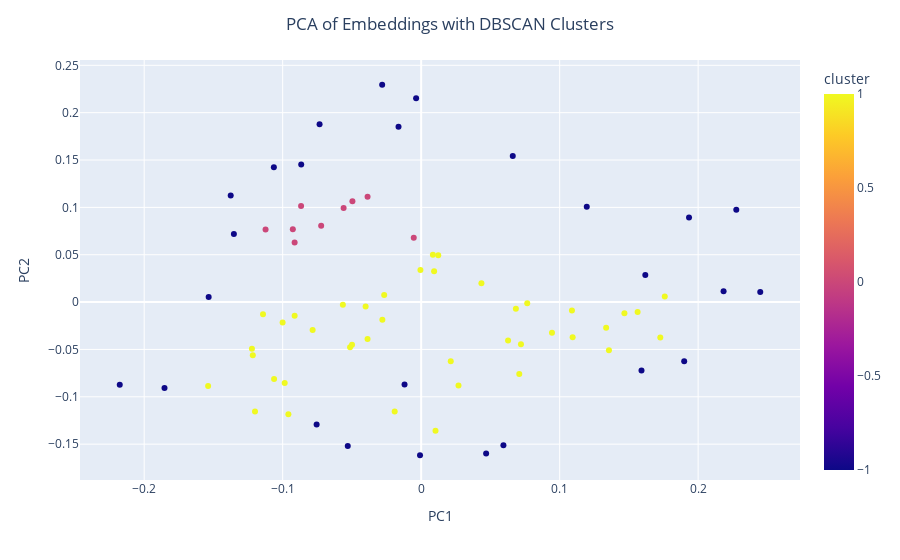
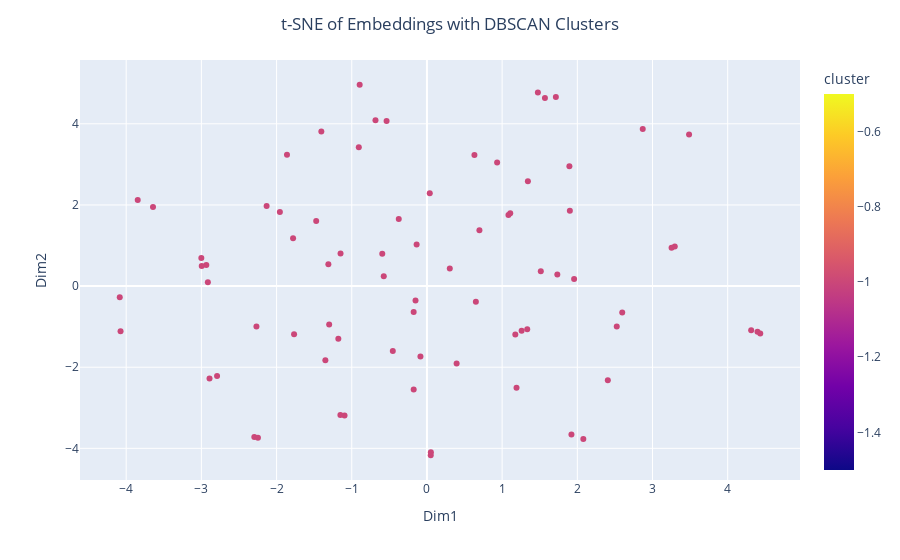

The notebook cell these images were saved under, in order:
### Code cell
import numpy as np
from sklearn.manifold import TSNE
from sklearn.decomposition import PCA
from sklearn.cluster import DBSCAN
import hdbscan
import matplotlib.pyplot as plt
import pandas as pd
import plotly.express as px


embeddings = np.array([np.array(m['vector']) for m in metadatas])

# Perform dimensionality reduction using PCA
pca = PCA(n_components=2)
pca_result = pca.fit_transform(embeddings)

# Perform dimensionality reduction using t-SNE
tsne = TSNE(n_components=2, verbose=1, perplexity=40, n_iter=300)
tsne_result = tsne.fit_transform(embeddings)

# Perform HDBSCAN clustering on the PCA reduced data
hdbscan_pca = hdbscan.HDBSCAN(min_cluster_size=5, gen_min_span_tree=True)
pca_clusters = hdbscan_pca.fit_predict(pca_result)

# Perform HDBSCAN clustering on the t-SNE reduced data
hdbscan_tsne = hdbscan.HDBSCAN(min_cluster_size=5, gen_min_span_tree=True)
tsne_clusters = hdbscan_tsne.fit_predict(tsne_result)

# Convert clusters and results to a format suitable for Plotly
df_pca = pd.DataFrame(pca_result, columns=['PC1', 'PC2'])
df_pca['cluster'] = pca_clusters
df_pca['label'] = [f'Tags: {m["tags"][:200]}' for m in metadatas]  # Customize with desired metadata

df_tsne = pd.DataFrame(tsne_result, columns=['Dim1', 'Dim2'])
df_tsne['cluster'] = tsne_clusters
df_tsne['label'] = [f'Tags: {m["tags"][:200]}' for m in metadatas]   # Customize with desired metadata

# PCA Plot with Plotly
fig_pca = px.scatter(df_pca, x='PC1', y='PC2', color='cluster', hover_data=['label'])
fig_pca.update_layout(title='PCA of Embeddings with DBSCAN Clusters', title_x=0.5)
fig_pca.show()

# t-SNE Plot with Plotly
fig_tsne = px.scatter(df_tsne, x='Dim1', y='Dim2', color='cluster', hover_data=['label'])
fig_tsne.update_layout(title='t-SNE of Embeddings with DBSCAN Clusters', title_x=0.5)
fig_tsne.show()

### Figure 1 — Plotly figure (JSON) as saved in the notebook; plotly's stock layout.template omitted (floating-point values rounded to 4 significant figures)
{"data": [{"customdata": [["Tags: Tesla Model S Plaid, acceleration, 0 to 60 mph, 1.99 seconds, fastest accelerating production cars, tri-motor setup, 1,020 horsepower, quarter mile, 9.23 seconds, electric vehicle, performance car, lu"], ["Tags: Tesla Model S, long-range, EPA-estimated driving range, 405 miles, full charge, efficient battery technology, aerodynamic design, long-distance travel, electric vehicle, EV, Tesla battery, zero emissi"], ["Tags: Tesla Model S, 17-inch touchscreen, car dashboard revolution, software updates, navigation, climate control, new features, existing features enhancement, physical modifications, vehicle technology\n\nel"], ["Tags: Tesla Model S, aerodynamics, drag coefficient, 0.208, production cars, air resistance, range, speed, efficiency, electric vehicle\n\nelectric car efficiency, low drag coefficient, automotive aerodynamic"], ["Tags: Tesla Model S, over-the-air software updates, remote improvement, car performance enhancement, new features introduction, bug fixes, vehicle evolution, software update capability"], ["Tags: Tesla Model S, electric vehicle, 400-mile range, EPA range, 405 miles, single charge, battery technology, energy efficiency, electric vehicles, Tesla's leading position\n\nadditional tags: long-range el"], ["Tags: Tesla Model S, battery pack, vehicle floor, low center of gravity, handling, safety, rollover risk reduction, conventional vehicles, electric vehicle design, automotive innovation\n\nelectric car safety"], ["Tags: Tesla Model S, Motor Trend, Car of the Year, 2013, electric vehicle, performance, innovative technology, automotive industry\n\nelectric car, EV award, vehicle innovation, sustainable transportation, el"], ["Tags: Tesla Model S, electric vehicle, charging cost, home charging, cost-effective alternative, gasoline savings, $15 full charge, substantial savings, electric car recharging, EV home electricity cost, EV"], ["Tags: Tesla Model S, storage capacity, 28 cubic feet cargo space, rear seats folded, front trunk, electric vehicle, sedan, luggage storage, spacious interior, no traditional engine\n\nelectric sedan, EV cargo"], ["Tags: Tesla Model S, electric vehicle safety, 5-star safety rating, National Highway Traffic Safety Administration, NHTSA, crash tests, safest cars, electric drivetrain, vehicle safety standards, car safety"], ["Tags: Tesla Model S, electric vehicle industry, 2012, 300 miles per charge, innovation, sustainability, electric car, vehicle range, Tesla's commitment\n\nelectric vehicle, EV range, zero-emission transportat"], ["Tags: Model S, regenerative braking system, energy recovery, braking, deceleration, electricity, recharge, battery, vehicle range, brake pad wear, electric vehicle, EV technology, sustainable transportation"], ["Tags: Tesla Model S, comprehensive warranty, 8-year warranty, unlimited mile battery warranty, drive unit warranty, 4-year warranty, 50,000-mile limited warranty, vehicle reliability, electric vehicles, Tes"], ["Tags: Model S, autopilot system, semi-autonomous driving, cameras, ultrasonic sensors, radar, steering control, acceleration control, braking control, driver safety, convenience, Tesla, autonomous vehicles,"], ["Tags: Tesla, Model S, vegan interior, synthetic materials, sustainability, environmentally conscious, carbon footprint, animal product consumption, electric vehicle, eco-friendly transportation, cruelty-fre"], ["Tags: Model S, glass roof, panoramic view, driving experience, UV protection, infrared protection, cabin comfort, weather conditions, airy feel\n\nsunroof, Tesla, luxury car features, automotive design, vehic"], ["Tags: Tesla, Supercharger Network, Model S, Electric Vehicle Charging, 200 Miles Range, 15 Minutes Charging, Quick Charge, Long Trips Convenience, EV Infrastructure, Charging Stations, Fast Charging, Tesla "], ["Tags: Tesla Model S, Plaid, electric cars, performance version, top speed, 200 mph, fastest accelerating, engineering prowess, electric vehicle performance, Tesla engineering, high-speed electric vehicle, E"], ["Tags: electric powertrain, Model S, efficient, less maintenance, internal combustion engines, fewer moving parts, lower service costs, vehicle life, electric vehicles, EV maintenance, Tesla Model S, EV powe"], ["Tags: Tesla Model S, premium audio system, 11 speakers, neodymium magnets, immersive listening experience, high-fidelity, interior acoustics, music enjoyment, media enhancement, audio tuning, car audio syst"], ["Tags: Model S, adaptive lighting technology, headlights, driving conditions, visibility, night, poor weather, vehicle safety\n\nadaptive headlights, smart lighting system, automotive lighting, headlamp techno"], ["Tags: Tesla Model S, electric vehicles, adoption, traditional automakers, electric technology, sustainable future, industry shift, EV adoption acceleration, automotive industry transformation, electric vehi"], ["Tags: vehicle exterior door handles, retractable door handles, key fob detection, aerodynamics, Tesla, flush with body, form and function, car design, automotive innovation, smart handles, electric vehicles"], ["Tags: Tesla Model S, HEPA air filtration system, 99.97% particulate matter filtering, allergens, cleaner air, bioweapons protection, Tesla\n\nair purification, vehicle air quality, advanced filtration technol"], ["Tags: Tesla Model S, dashboard updates, interior trim, central touchscreen, horizontal touchscreen, continuous improvement, consumer feedback, vehicle interior design, electric vehicles, automotive technolo"], ["Tags: Tesla Model S, towing capacity, 2,000 pounds, electric sedan, vehicle versatility, practicality, appropriate accessories\n\nelectric vehicle towing, EV towing capabilities, Model S features, Tesla towin"], ["Tags: Tesla Model S, Dog Mode, pet safety, car feature, cabin temperature, central screen message, passersby awareness, vehicle technology, pet-friendly car, animal welfare, climate control, in-car pet care"], ["Tags: Tesla, Model S, Ludicrous Mode, performance, acceleration, electric motors, torque, exhilarating performance, instant torque\n\nelectric vehicle performance, Tesla acceleration, Model S features, high-p"], ["Tags: Model S, aftermarket customization, body kits, performance upgrades, car popularity, owner community, personalization, vehicle customization, Tesla Model S enhancements, electric vehicle modifications"], ["Tags: Tesla Model S, electric vehicle safety, 5-star safety rating, NHTSA, electric architecture, low center of gravity, vehicle safety standards, crash test ratings, EV safety, Tesla safety features, elect"], ["Tags: Tesla, Autopilot, Model S, advanced driver-assistance systems, lane keeping, traffic-aware cruise control, self-parking, software updates, full self-driving capabilities, ADAS, autonomous vehicles, ve"], ["Tags: Tesla Model S, exterior, door handles, flush with body, automatic extension, driver approach, touch activation, aerodynamic drag, sleek design, vehicle design, retractable door handles, electric car f"], ["Tags: Model S, LED headlights, energy efficiency, longer life, halogen lights, HID lights, illumination, vehicle battery, power consumption, automotive lighting\n\nelectric vehicles, efficient lighting, headl"], ["Tags: Tesla Model S, glass roof, panoramic view, aesthetic appeal, cabin space, openness, vehicle interior, electric car, luxury sedan, automotive design\n\nsunroof, overhead view, transparent roof, spacious "], ["Tags: Model S, high-fidelity sound system, 11 speakers, neodymium magnets, acoustic architecture, immersive listening experience, crystal-clear highs, deep resonant lows, audio quality, car audio system, Te"], ["Tags: Tesla Model S, interior design, minimalistic, dashboard, vehicle controls, touchscreen, spacious cabin, futuristic environment, electric vehicle, automotive design, car interior, user interface, minim"], ["Tags: Tesla, Model S, HVAC system, HEPA filtration, cabin air quality, pollen, bacteria, viruses, pollution, air purification, clean air technology, automotive innovation, vehicle interior, air filtering\n\na"], ["Tags: Tesla Model S, battery architecture, scalability, upgradeability, battery options, larger capacities, longer range, improved performance, continuous improvement, Tesla updates"], ["Tags: Tesla Model S, Supercharger network, rapid charging, 200 miles, 15 minutes, high-speed chargers, long-distance travel, charging times"], ["Tags: Tesla Model S, electric vehicle, dual motor setup, all-wheel drive, AWD, traction, handling, acceleration, efficiency, single motor setups, electric car performance, EV technology, vehicle dynamics, e"], ["Tags: regenerative braking system, kinetic energy, battery power, driving range, energy conservation, brake pad wear, maintenance costs, vehicle technology, electric vehicles, brake system efficiency\n\nelect"], ["Tags: Tesla Model S, electric vehicles, automotive industry, EV development, competitive electric models, market influence, traditional automakers, shift towards EVs, industry shift, electric vehicle market"], ["Tags: Model S, user interface, customizable, drivers, personalization, regenerative braking, steering feel, acceleration modes, driving experience, Tesla, electric vehicle, car settings, UI customization, v"], ["Tags: Tesla, Full Self-Driving, FSD package, Model S, Navigate on Autopilot, Auto Lane Change, Autopark, autonomous driving, semi-autonomous features, advanced driver-assistance systems, ADAS, self-driving "], ["Tags: Model S, smartphone app, remote monitoring, vehicle control, climate control, charging, location tracking, user experience, convenience, electric vehicle, Tesla app, smart car technology, remote acces"], ["Tags: Tesla Model S, performance, luxury features, environmental impact, carbon emissions reduction, internal combustion engine vehicles, high performance, lower carbon footprint, electric vehicle, zero emi"], ["Tags: Model S, rear seats, foldable seats, flat loading area, cargo space, versatility, practicality, daily commuting, hauling larger items, Tesla\n\nelectric vehicle, EV cargo management, flexible seating, s"], ["Tags: Model S, advanced suspension system, real-time adjustment, driving conditions, adaptive air suspension, comfortable ride, aerodynamics, energy efficiency, car's height adjustment, vehicle technology\n\n"], ["Tags: Tesla, Model S, aesthetic refinements, interior finishes, exterior styling, design evolution, technological innovation, vehicle updates, modern design, car refresh, electric vehicle, EV design, luxury"], ["Tags: Tesla Model S, digital instrument cluster, steering wheel, driving information, customizable widgets, driving experience, data accessibility, vehicle technology, electric cars, automotive innovation, "], ["Tags: Ludicrous mode, Model S, Tesla, electric vehicle performance, acceleration, supercars, drag races, engineering prowess, electric vehicle, EV technology, high-performance EVs, Tesla Model S features, e"], ["Tags: Tesla Model S, taillight strip, futuristic aesthetic, recognizable design, vehicle design, electric car, automotive design, rear light, car identification, luxury sedan, electric vehicle, EV design, T"], ["Tags: Tesla Model S, vegan interior, sustainability, luxury experience, animal product-free, environmental considerations, ethical considerations, Tesla's commitment\n\nelectric vehicles, eco-friendly materia"], ["Tags: Tesla, Enhanced Autopilot, 2016, autonomous driving, Model S, automatic lane changes, highway navigation, complex driving scenarios, self-driving technology, vehicle automation, autopilot features, Te"], ["Tags: Tesla Model S, pedestrian warning system, external speakers, noise production, low speeds, pedestrian safety, electric vehicles, quiet nature, vehicle presence alert\n\nEV pedestrian alert, acoustic veh"], ["Tags: Tesla, Sentry Mode, Model S, security system, external cameras, vehicle security, monitor surroundings, potential threats, parked, peace of mind\n\nTesla security features, car surveillance, automotive "], ["Tags: Tesla Model S, Destination Charging network, charging stations, hotels, restaurants, shopping centers, EV adoption, electric vehicles, Tesla infrastructure, long-distance travel, Tesla charging, EV ch"], ["Tags: Tesla Model S, Bioweapon Defense Mode, HEPA filter, positive pressure, cabin protection, external air pollution, biohazards, car features, air filtration system, vehicle safety\n\nHEPA air filtration, T"], ["Tags: Model S, electric all-wheel-drive system, traction control, weather conditions, Tesla, power adjustment, optimal grip, AWD systems, instantaneously, axle"], ["Tags: Model S, frunk, front trunk, storage space, electric powertrain, electric vehicle, Tesla, automotive design, vehicle storage, electric car features, EV innovation, battery placement, vehicle engineeri"], ["Tags: Tesla, Model S, range anxiety, on-board trip planner, Supercharger stops, charging interruptions, electric vehicle, EV navigation, battery management, long-distance travel, Tesla Supercharger network,"], ["Tags: Tesla Model S, professional settings, police patrol cars, taxi fleets, versatility, reliability, low operating costs, conventional vehicles, electric vehicle, EV usage in professional services, sustai"], ["Tags: aluminum body, Model S, lightweight structure, efficiency, performance, vehicle safety, impact energy absorption, aluminum vs steel\n\nalloy construction, automotive design, crashworthiness, energy diss"], ["Tags: Model S, underbody, flat design, aerodynamic efficiency, air resistance, electric vehicle design, range increase, Tesla, EV aerodynamics, drag reduction, vehicle efficiency, electric car range, automo"], ["Tags: Tesla, Model S, Track Mode, performance optimization, circuit driving, power distribution, regenerative braking, cooling systems, track performance, vehicle settings\n\nelectric vehicle performance, Tes"], ["Tags: carbon fiber spoiler, Model S, sporty aesthetic, high speed stability, downforce, Tesla, form and function, automotive design, vehicle aerodynamics, performance enhancement, luxury electric car, autom"], ["Tags: Model S, panoramic sunroof, UV protection, infrared protection, heat reduction, sun exposure, cabin atmosphere, airy feeling, Tesla, car features, vehicle interior, sunroof benefits, luxury car option"], ["Tags: Tesla, Model S, keyless entry, smartphone app, card key, vehicle access, convenience, security, technology\n\nsmart key, Tesla Model S features, car security systems, mobile access, contactless entry, v"], ["Tags: adaptive lighting system, Model S, headlights, driving speed, steering angle, nighttime driving, visibility, curves, automatic adjustment\n\nheadlight control, vehicle lighting, smart headlights, Tesla "], ["Tags: Tesla Model S, adjustable ambient interior lighting, driving experience, cabin mood, night appearance, vehicle customization, electric cars, luxury vehicles, automotive interior features, mood lightin"], ["Tags: Tesla Model S, wireless charging pad, smartphone charging, device charging, travel convenience, modern conveniences"], ["Tags: Tesla Model S, premium connectivity package, streaming music, media, internet browsing, live traffic visualization, entertainment, passenger information, in-car technology, electric vehicles, EV infot"], ["Tags: Model S, energy-saving features, standby mode, battery drain, not in use, extended parking, airport travel, electric vehicle, Tesla, power management, vehicle efficiency, long-term parking, EV battery"], ["Tags: Model S, energy consumption metrics, real-time, dashboard, efficient driving, driving habits, maximize range, battery life, electric vehicle, Tesla, energy efficiency, sustainable driving, EV dashboar"], ["Tags: Model S, optional tow hitch, versatility, towing trailers, mounting bike racks, Tesla, electric vehicle, EV accessories, car utility, vehicle towing capacity, trailer hitch, bike carrier, automotive f"]], "hovertemplate": "PC1=%{x}<br>PC2=%{y}<br>label=%{customdata[0]}<br>cluster=%{marker.color}<extra></extra>", "legendgroup": "", "marker": {"color": [-1, 1, 0, -1, 0, -1, -1, 1, -1, -1, 1, -1, 1, 1, -1, -1, -1, -1, -1, 1, 1, -1, 1, 1, 1, 1, 1, 0, 1, 1, 1, -1, 1, 1, 1, 1, 1, 1, 1, -1, 1, 1, 1, 0, -1, -1, 1, 1, 1, 1, 0, 1, 1, 1, -1, 0, -1, -1, 1, 1, 1, -1, 1, -1, -1, 1, 1, -1, 0, -1, -1, 1, 0, 1, 0, 1], "coloraxis": "coloraxis", "symbol": "circle"}, "mode": "markers", "name": "", "orientation": "v", "showlegend": false, "type": "scatter", "x": [0.1591, 0.1759, -0.09268, 0.05939, -0.04965, 0.2448, -0.01201, 0.1356, 0.1618, 0.04691, 0.1094, 0.2184, 0.0435, 0.1563, -0.07337, -0.07548, -0.1853, 0.2275, 0.1899, 0.07084, -0.05654, -0.1352, 0.1468, -0.1216, -0.05133, -0.1142, 0.1727, -0.1124, 0.1336, -0.02803, 0.07206, -0.02817, -0.09855, -0.04011, -0.1538, -0.1001, -0.1062, -0.1222, 0.06276, 0.1934, 0.07658, -0.0005372, 0.1089, -0.09138, -0.01635, -0.08662, 0.02696, -0.01913, -0.09136, -0.04994, -0.08671, 0.09445, -0.03872, -0.12, -0.003662, -0.07222, -0.1064, 0.1196, -0.07838, -0.0267, 0.01035, 0.06614, 0.06839, -0.053, -0.0008321, 0.009334, -0.09588, -0.2177, -0.05601, -0.1375, -0.1534, 0.01234, -0.0387, 0.008452, -0.005357, 0.02136], "xaxis": "x", "y": [-0.07215, 0.005964, 0.07686, -0.1511, 0.1065, 0.01071, -0.0871, -0.05076, 0.0287, -0.1598, -0.0372, 0.01133, 0.02003, -0.01042, 0.1878, -0.1292, -0.09057, 0.09747, -0.06258, -0.07579, -0.002876, 0.07197, -0.01165, -0.05615, -0.04761, -0.01273, -0.03751, 0.07677, -0.02703, -0.01875, -0.0445, 0.2295, -0.08535, -0.004546, -0.0885, -0.02167, -0.08106, -0.0493, -0.04065, 0.08938, -0.001292, 0.03389, -0.008759, 0.06284, 0.1852, 0.1451, -0.08817, -0.1154, -0.01436, -0.0449, 0.1015, -0.03232, -0.03893, -0.1154, 0.2152, 0.08048, 0.1423, 0.1005, -0.02948, 0.007416, -0.1357, 0.1543, -0.007034, -0.152, -0.1617, 0.03262, -0.1184, -0.08732, 0.09943, 0.1124, 0.005393, 0.04943, 0.1112, 0.05011, 0.06788, -0.06249], "yaxis": "y"}], "layout": {"coloraxis": {"colorbar": {"title": {"text": "cluster"}}, "colorscale": [[0, "#0d0887"], [0.1111, "#46039f"], [0.2222, "#7201a8"], [0.3333, "#9c179e"], [0.4444, "#bd3786"], [0.5556, "#d8576b"], [0.6667, "#ed7953"], [0.7778, "#fb9f3a"], [0.8889, "#fdca26"], [1, "#f0f921"]]}, "legend": {"tracegroupgap": 0}, "margin": {"t": 60}, "title": {"text": "PCA of Embeddings with DBSCAN Clusters", "x": 0.5}, "xaxis": {"anchor": "y", "domain": [0, 1], "title": {"text": "PC1"}}, "yaxis": {"anchor": "x", "domain": [0, 1], "title": {"text": "PC2"}}}}

### Figure 2 — Plotly figure (JSON) as saved in the notebook; plotly's stock layout.template omitted (floating-point values rounded to 4 significant figures)
{"data": [{"customdata": [["Tags: Tesla Model S Plaid, acceleration, 0 to 60 mph, 1.99 seconds, fastest accelerating production cars, tri-motor setup, 1,020 horsepower, quarter mile, 9.23 seconds, electric vehicle, performance car, lu"], ["Tags: Tesla Model S, long-range, EPA-estimated driving range, 405 miles, full charge, efficient battery technology, aerodynamic design, long-distance travel, electric vehicle, EV, Tesla battery, zero emissi"], ["Tags: Tesla Model S, 17-inch touchscreen, car dashboard revolution, software updates, navigation, climate control, new features, existing features enhancement, physical modifications, vehicle technology\n\nel"], ["Tags: Tesla Model S, aerodynamics, drag coefficient, 0.208, production cars, air resistance, range, speed, efficiency, electric vehicle\n\nelectric car efficiency, low drag coefficient, automotive aerodynamic"], ["Tags: Tesla Model S, over-the-air software updates, remote improvement, car performance enhancement, new features introduction, bug fixes, vehicle evolution, software update capability"], ["Tags: Tesla Model S, electric vehicle, 400-mile range, EPA range, 405 miles, single charge, battery technology, energy efficiency, electric vehicles, Tesla's leading position\n\nadditional tags: long-range el"], ["Tags: Tesla Model S, battery pack, vehicle floor, low center of gravity, handling, safety, rollover risk reduction, conventional vehicles, electric vehicle design, automotive innovation\n\nelectric car safety"], ["Tags: Tesla Model S, Motor Trend, Car of the Year, 2013, electric vehicle, performance, innovative technology, automotive industry\n\nelectric car, EV award, vehicle innovation, sustainable transportation, el"], ["Tags: Tesla Model S, electric vehicle, charging cost, home charging, cost-effective alternative, gasoline savings, $15 full charge, substantial savings, electric car recharging, EV home electricity cost, EV"], ["Tags: Tesla Model S, storage capacity, 28 cubic feet cargo space, rear seats folded, front trunk, electric vehicle, sedan, luggage storage, spacious interior, no traditional engine\n\nelectric sedan, EV cargo"], ["Tags: Tesla Model S, electric vehicle safety, 5-star safety rating, National Highway Traffic Safety Administration, NHTSA, crash tests, safest cars, electric drivetrain, vehicle safety standards, car safety"], ["Tags: Tesla Model S, electric vehicle industry, 2012, 300 miles per charge, innovation, sustainability, electric car, vehicle range, Tesla's commitment\n\nelectric vehicle, EV range, zero-emission transportat"], ["Tags: Model S, regenerative braking system, energy recovery, braking, deceleration, electricity, recharge, battery, vehicle range, brake pad wear, electric vehicle, EV technology, sustainable transportation"], ["Tags: Tesla Model S, comprehensive warranty, 8-year warranty, unlimited mile battery warranty, drive unit warranty, 4-year warranty, 50,000-mile limited warranty, vehicle reliability, electric vehicles, Tes"], ["Tags: Model S, autopilot system, semi-autonomous driving, cameras, ultrasonic sensors, radar, steering control, acceleration control, braking control, driver safety, convenience, Tesla, autonomous vehicles,"], ["Tags: Tesla, Model S, vegan interior, synthetic materials, sustainability, environmentally conscious, carbon footprint, animal product consumption, electric vehicle, eco-friendly transportation, cruelty-fre"], ["Tags: Model S, glass roof, panoramic view, driving experience, UV protection, infrared protection, cabin comfort, weather conditions, airy feel\n\nsunroof, Tesla, luxury car features, automotive design, vehic"], ["Tags: Tesla, Supercharger Network, Model S, Electric Vehicle Charging, 200 Miles Range, 15 Minutes Charging, Quick Charge, Long Trips Convenience, EV Infrastructure, Charging Stations, Fast Charging, Tesla "], ["Tags: Tesla Model S, Plaid, electric cars, performance version, top speed, 200 mph, fastest accelerating, engineering prowess, electric vehicle performance, Tesla engineering, high-speed electric vehicle, E"], ["Tags: electric powertrain, Model S, efficient, less maintenance, internal combustion engines, fewer moving parts, lower service costs, vehicle life, electric vehicles, EV maintenance, Tesla Model S, EV powe"], ["Tags: Tesla Model S, premium audio system, 11 speakers, neodymium magnets, immersive listening experience, high-fidelity, interior acoustics, music enjoyment, media enhancement, audio tuning, car audio syst"], ["Tags: Model S, adaptive lighting technology, headlights, driving conditions, visibility, night, poor weather, vehicle safety\n\nadaptive headlights, smart lighting system, automotive lighting, headlamp techno"], ["Tags: Tesla Model S, electric vehicles, adoption, traditional automakers, electric technology, sustainable future, industry shift, EV adoption acceleration, automotive industry transformation, electric vehi"], ["Tags: vehicle exterior door handles, retractable door handles, key fob detection, aerodynamics, Tesla, flush with body, form and function, car design, automotive innovation, smart handles, electric vehicles"], ["Tags: Tesla Model S, HEPA air filtration system, 99.97% particulate matter filtering, allergens, cleaner air, bioweapons protection, Tesla\n\nair purification, vehicle air quality, advanced filtration technol"], ["Tags: Tesla Model S, dashboard updates, interior trim, central touchscreen, horizontal touchscreen, continuous improvement, consumer feedback, vehicle interior design, electric vehicles, automotive technolo"], ["Tags: Tesla Model S, towing capacity, 2,000 pounds, electric sedan, vehicle versatility, practicality, appropriate accessories\n\nelectric vehicle towing, EV towing capabilities, Model S features, Tesla towin"], ["Tags: Tesla Model S, Dog Mode, pet safety, car feature, cabin temperature, central screen message, passersby awareness, vehicle technology, pet-friendly car, animal welfare, climate control, in-car pet care"], ["Tags: Tesla, Model S, Ludicrous Mode, performance, acceleration, electric motors, torque, exhilarating performance, instant torque\n\nelectric vehicle performance, Tesla acceleration, Model S features, high-p"], ["Tags: Model S, aftermarket customization, body kits, performance upgrades, car popularity, owner community, personalization, vehicle customization, Tesla Model S enhancements, electric vehicle modifications"], ["Tags: Tesla Model S, electric vehicle safety, 5-star safety rating, NHTSA, electric architecture, low center of gravity, vehicle safety standards, crash test ratings, EV safety, Tesla safety features, elect"], ["Tags: Tesla, Autopilot, Model S, advanced driver-assistance systems, lane keeping, traffic-aware cruise control, self-parking, software updates, full self-driving capabilities, ADAS, autonomous vehicles, ve"], ["Tags: Tesla Model S, exterior, door handles, flush with body, automatic extension, driver approach, touch activation, aerodynamic drag, sleek design, vehicle design, retractable door handles, electric car f"], ["Tags: Model S, LED headlights, energy efficiency, longer life, halogen lights, HID lights, illumination, vehicle battery, power consumption, automotive lighting\n\nelectric vehicles, efficient lighting, headl"], ["Tags: Tesla Model S, glass roof, panoramic view, aesthetic appeal, cabin space, openness, vehicle interior, electric car, luxury sedan, automotive design\n\nsunroof, overhead view, transparent roof, spacious "], ["Tags: Model S, high-fidelity sound system, 11 speakers, neodymium magnets, acoustic architecture, immersive listening experience, crystal-clear highs, deep resonant lows, audio quality, car audio system, Te"], ["Tags: Tesla Model S, interior design, minimalistic, dashboard, vehicle controls, touchscreen, spacious cabin, futuristic environment, electric vehicle, automotive design, car interior, user interface, minim"], ["Tags: Tesla, Model S, HVAC system, HEPA filtration, cabin air quality, pollen, bacteria, viruses, pollution, air purification, clean air technology, automotive innovation, vehicle interior, air filtering\n\na"], ["Tags: Tesla Model S, battery architecture, scalability, upgradeability, battery options, larger capacities, longer range, improved performance, continuous improvement, Tesla updates"], ["Tags: Tesla Model S, Supercharger network, rapid charging, 200 miles, 15 minutes, high-speed chargers, long-distance travel, charging times"], ["Tags: Tesla Model S, electric vehicle, dual motor setup, all-wheel drive, AWD, traction, handling, acceleration, efficiency, single motor setups, electric car performance, EV technology, vehicle dynamics, e"], ["Tags: regenerative braking system, kinetic energy, battery power, driving range, energy conservation, brake pad wear, maintenance costs, vehicle technology, electric vehicles, brake system efficiency\n\nelect"], ["Tags: Tesla Model S, electric vehicles, automotive industry, EV development, competitive electric models, market influence, traditional automakers, shift towards EVs, industry shift, electric vehicle market"], ["Tags: Model S, user interface, customizable, drivers, personalization, regenerative braking, steering feel, acceleration modes, driving experience, Tesla, electric vehicle, car settings, UI customization, v"], ["Tags: Tesla, Full Self-Driving, FSD package, Model S, Navigate on Autopilot, Auto Lane Change, Autopark, autonomous driving, semi-autonomous features, advanced driver-assistance systems, ADAS, self-driving "], ["Tags: Model S, smartphone app, remote monitoring, vehicle control, climate control, charging, location tracking, user experience, convenience, electric vehicle, Tesla app, smart car technology, remote acces"], ["Tags: Tesla Model S, performance, luxury features, environmental impact, carbon emissions reduction, internal combustion engine vehicles, high performance, lower carbon footprint, electric vehicle, zero emi"], ["Tags: Model S, rear seats, foldable seats, flat loading area, cargo space, versatility, practicality, daily commuting, hauling larger items, Tesla\n\nelectric vehicle, EV cargo management, flexible seating, s"], ["Tags: Model S, advanced suspension system, real-time adjustment, driving conditions, adaptive air suspension, comfortable ride, aerodynamics, energy efficiency, car's height adjustment, vehicle technology\n\n"], ["Tags: Tesla, Model S, aesthetic refinements, interior finishes, exterior styling, design evolution, technological innovation, vehicle updates, modern design, car refresh, electric vehicle, EV design, luxury"], ["Tags: Tesla Model S, digital instrument cluster, steering wheel, driving information, customizable widgets, driving experience, data accessibility, vehicle technology, electric cars, automotive innovation, "], ["Tags: Ludicrous mode, Model S, Tesla, electric vehicle performance, acceleration, supercars, drag races, engineering prowess, electric vehicle, EV technology, high-performance EVs, Tesla Model S features, e"], ["Tags: Tesla Model S, taillight strip, futuristic aesthetic, recognizable design, vehicle design, electric car, automotive design, rear light, car identification, luxury sedan, electric vehicle, EV design, T"], ["Tags: Tesla Model S, vegan interior, sustainability, luxury experience, animal product-free, environmental considerations, ethical considerations, Tesla's commitment\n\nelectric vehicles, eco-friendly materia"], ["Tags: Tesla, Enhanced Autopilot, 2016, autonomous driving, Model S, automatic lane changes, highway navigation, complex driving scenarios, self-driving technology, vehicle automation, autopilot features, Te"], ["Tags: Tesla Model S, pedestrian warning system, external speakers, noise production, low speeds, pedestrian safety, electric vehicles, quiet nature, vehicle presence alert\n\nEV pedestrian alert, acoustic veh"], ["Tags: Tesla, Sentry Mode, Model S, security system, external cameras, vehicle security, monitor surroundings, potential threats, parked, peace of mind\n\nTesla security features, car surveillance, automotive "], ["Tags: Tesla Model S, Destination Charging network, charging stations, hotels, restaurants, shopping centers, EV adoption, electric vehicles, Tesla infrastructure, long-distance travel, Tesla charging, EV ch"], ["Tags: Tesla Model S, Bioweapon Defense Mode, HEPA filter, positive pressure, cabin protection, external air pollution, biohazards, car features, air filtration system, vehicle safety\n\nHEPA air filtration, T"], ["Tags: Model S, electric all-wheel-drive system, traction control, weather conditions, Tesla, power adjustment, optimal grip, AWD systems, instantaneously, axle"], ["Tags: Model S, frunk, front trunk, storage space, electric powertrain, electric vehicle, Tesla, automotive design, vehicle storage, electric car features, EV innovation, battery placement, vehicle engineeri"], ["Tags: Tesla, Model S, range anxiety, on-board trip planner, Supercharger stops, charging interruptions, electric vehicle, EV navigation, battery management, long-distance travel, Tesla Supercharger network,"], ["Tags: Tesla Model S, professional settings, police patrol cars, taxi fleets, versatility, reliability, low operating costs, conventional vehicles, electric vehicle, EV usage in professional services, sustai"], ["Tags: aluminum body, Model S, lightweight structure, efficiency, performance, vehicle safety, impact energy absorption, aluminum vs steel\n\nalloy construction, automotive design, crashworthiness, energy diss"], ["Tags: Model S, underbody, flat design, aerodynamic efficiency, air resistance, electric vehicle design, range increase, Tesla, EV aerodynamics, drag reduction, vehicle efficiency, electric car range, automo"], ["Tags: Tesla, Model S, Track Mode, performance optimization, circuit driving, power distribution, regenerative braking, cooling systems, track performance, vehicle settings\n\nelectric vehicle performance, Tes"], ["Tags: carbon fiber spoiler, Model S, sporty aesthetic, high speed stability, downforce, Tesla, form and function, automotive design, vehicle aerodynamics, performance enhancement, luxury electric car, autom"], ["Tags: Model S, panoramic sunroof, UV protection, infrared protection, heat reduction, sun exposure, cabin atmosphere, airy feeling, Tesla, car features, vehicle interior, sunroof benefits, luxury car option"], ["Tags: Tesla, Model S, keyless entry, smartphone app, card key, vehicle access, convenience, security, technology\n\nsmart key, Tesla Model S features, car security systems, mobile access, contactless entry, v"], ["Tags: adaptive lighting system, Model S, headlights, driving speed, steering angle, nighttime driving, visibility, curves, automatic adjustment\n\nheadlight control, vehicle lighting, smart headlights, Tesla "], ["Tags: Tesla Model S, adjustable ambient interior lighting, driving experience, cabin mood, night appearance, vehicle customization, electric cars, luxury vehicles, automotive interior features, mood lightin"], ["Tags: Tesla Model S, wireless charging pad, smartphone charging, device charging, travel convenience, modern conveniences"], ["Tags: Tesla Model S, premium connectivity package, streaming music, media, internet browsing, live traffic visualization, entertainment, passenger information, in-car technology, electric vehicles, EV infot"], ["Tags: Model S, energy-saving features, standby mode, battery drain, not in use, extended parking, airport travel, electric vehicle, Tesla, power management, vehicle efficiency, long-term parking, EV battery"], ["Tags: Model S, energy consumption metrics, real-time, dashboard, efficient driving, driving habits, maximize range, battery life, electric vehicle, Tesla, energy efficiency, sustainable driving, EV dashboar"], ["Tags: Model S, optional tow hitch, versatility, towing trailers, mounting bike racks, Tesla, electric vehicle, EV accessories, car utility, vehicle towing capacity, trailer hitch, bike carrier, automotive f"]], "hovertemplate": "Dim1=%{x}<br>Dim2=%{y}<br>label=%{customdata[0]}<br>cluster=%{marker.color}<extra></extra>", "legendgroup": "", "marker": {"color": [-1, -1, -1, -1, -1, -1, -1, -1, -1, -1, -1, -1, -1, -1, -1, -1, -1, -1, -1, -1, -1, -1, -1, -1, -1, -1, -1, -1, -1, -1, -1, -1, -1, -1, -1, -1, -1, -1, -1, -1, -1, -1, -1, -1, -1, -1, -1, -1, -1, -1, -1, -1, -1, -1, -1, -1, -1, -1, -1, -1, -1, -1, -1, -1, -1, -1, -1, -1, -1, -1, -1, -1, -1, -1, -1, -1], "coloraxis": "coloraxis", "symbol": "circle"}, "mode": "markers", "name": "", "orientation": "v", "showlegend": false, "type": "scatter", "x": [-2.296, 0.6315, -1.149, -1.351, -1.781, 0.9334, -1.3, 1.901, -0.8949, 1.714, -2.892, 1.342, 1.922, 1.894, -2.914, 3.296, 1.734, -0.6848, -2.248, -0.1768, 0.0503, 1.259, 1.108, -3.847, 4.396, -0.5943, 2.87, 2.406, -1.096, -0.3749, -2.791, -2.935, -3.644, 1.334, 1.514, 0.05193, -0.5744, 4.312, 0.03736, -0.5369, 2.597, 2.08, 1.084, -0.08664, -3.001, -1.956, -0.152, 1.569, -0.4543, -0.1372, -1.311, -1.151, 0.3037, 3.253, -2.995, -4.075, -4.086, -1.405, 4.433, 2.524, 1.475, -0.9064, 0.6978, -1.767, -1.179, -0.1766, -2.268, 1.957, -2.132, 1.175, 0.6506, -1.862, -1.473, 1.191, 0.3946, 3.486], "xaxis": "x", "y": [-3.722, 3.232, 0.804, -1.829, 1.178, 3.044, -0.9489, 1.858, 4.963, 4.662, -2.276, 2.586, -3.656, 2.955, 0.09273, 0.9772, 0.2878, 4.085, -3.741, -0.6386, -4.17, -1.104, 1.793, 2.122, -1.127, 0.7941, 3.873, -2.323, -3.192, 1.653, -2.214, 0.5178, 1.952, -1.066, 0.3645, -4.099, 0.2413, -1.086, 2.289, 4.071, -0.6484, -3.773, 1.752, -1.733, 0.6904, 1.826, -0.3547, 4.637, -1.599, 1.026, 0.5402, -3.178, 0.4347, 0.9476, 0.492, -1.116, -0.2735, 3.81, -1.166, -0.9963, 4.774, 3.424, 1.377, -1.188, -1.301, -2.552, -0.994, 0.1738, 1.974, -1.193, -0.3844, 3.238, 1.606, -2.508, -1.908, 3.739], "yaxis": "y"}], "layout": {"coloraxis": {"colorbar": {"title": {"text": "cluster"}}, "colorscale": [[0, "#0d0887"], [0.1111, "#46039f"], [0.2222, "#7201a8"], [0.3333, "#9c179e"], [0.4444, "#bd3786"], [0.5556, "#d8576b"], [0.6667, "#ed7953"], [0.7778, "#fb9f3a"], [0.8889, "#fdca26"], [1, "#f0f921"]]}, "legend": {"tracegroupgap": 0}, "margin": {"t": 60}, "title": {"text": "t-SNE of Embeddings with DBSCAN Clusters", "x": 0.5}, "xaxis": {"anchor": "y", "domain": [0, 1], "title": {"text": "Dim1"}}, "yaxis": {"anchor": "x", "domain": [0, 1], "title": {"text": "Dim2"}}}}
